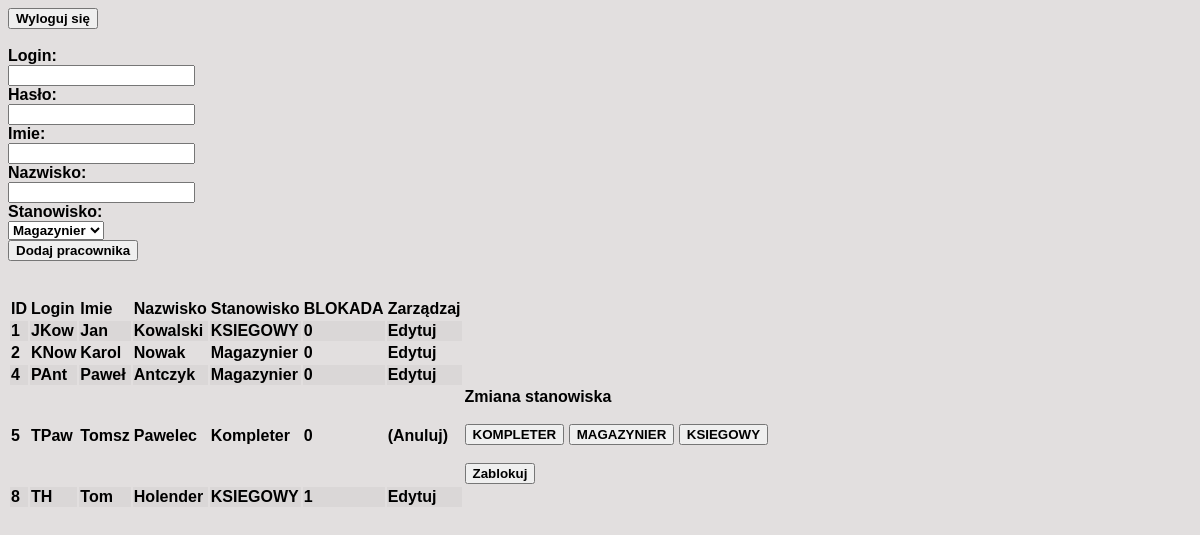
The page /mag/kadra.php?edit=5 on the database its author committed.
### tables this page shows
CREATE TABLE `pracownik` (
  `ID_PRACOWNIKA` int(11) NOT NULL,
  `IMIE` varchar(30) NOT NULL,
  `NAZWISKO` varchar(50) NOT NULL,
  `STANOWISKO` varchar(20) NOT NULL,
  `DATA_ZATRUDNIENIA` date NOT NULL,
  `HASLO` varchar(30) NOT NULL,
  `LOGIN` varchar(30) NOT NULL,
  `BLOKADA` tinyint(1) NOT NULL
);

### mag/kadra.php (the view, shortened to what this page needs)
<!DOCTYPE HTML>
<html>
<head>
	<link rel="stylesheet" type="text/css" href="style.css">
</head>
<body>
<?php
$conn = mysqli_connect("localhost", "root", "", "magazyn");
mysqli_query($conn, 'SET NAMES utf8');
mysqli_query($conn, 'SET CHARACTER SET utf8');
mysqli_query($conn, "SET collation_connection = utf8_polish_ci");
?>
<form action="klient.php" method="post">
	<button type="submit">Wyloguj się</button>
</form>
<form action="kadra-dodaj.php" method="post">
<br>
		Login:
		<br>
		<input type="text" name="login" required>
		<br>
		Hasło:
		<br>
		<input type="password" name="haslo"	required>
		<br>
		Imie:
		<br>
		<input type="text" name="imie" required>
		<br>
		Nazwisko:
		<br>
		<input type="text" name="nazwisko" required>
		<br>
		Stanowisko:
		<br>
		<select name="stanowisko" required>
		<option>Magazynier</option>
		</select>
		<br>
		<input type="submit" value="Dodaj pracownika">
</form>
<br>
<br>
<table class="tab">
<tr>
<td><b>ID</b></td>
<td><b>Login</b></td>
<td><b>Imie</b></td>
<td><b>Nazwisko</b></td>
<td><b>Stanowisko</b></td>
<td><b>BLOKADA</b></td>
<td><b>Zarządzaj</b></td>
</tr>
<?php
	$result = mysqli_query($conn, "SELECT * FROM PRACOWNIK where STANOWISKO != 'Administrator'");
	while($row = mysqli_fetch_assoc($result))
	{
		$stan=$row['STANOWISKO'];
		$idu=$row['ID_PRACOWNIKA'];
		$log=$row['LOGIN'];
		$akt=$row['BLOKADA'];
		$im=$row['IMIE'];
		$naz=$row['NAZWISKO'];
		echo '<tr>';
		echo '<td>';
		echo $idu;
		echo '</td>';
		echo '<td>';
		echo $log;
		echo '</td>';
		echo '<td>';
		echo $im;
		echo '</td>';
		echo '<td>';
		echo $naz;
		echo '</td>';
		echo '<td>';
		echo $stan;
		echo '</td>';
		echo '<td>';
		echo $akt;
		echo '</td>';
		echo '<td>';
		if($_GET['edit'] == $idu)
		{
		echo '<a href="kadra.php?edit="';
		echo $idu;
		echo '"> (Anuluj)</a>';
		}
		else
		{
		echo '<a href="kadra.php?edit=';
		echo $idu;
		echo '">Edytuj</a>';
		}
		echo '</td>';
		if($_GET['edit']==$idu)
		{
		?>
		<td>
		<b class="nag2">Zmiana stanowiska</b>
		<br>
		<br>
		<form action="kadra-zmien.php" method="post">
		<button type="submit" name="upr" value="3">KOMPLETER</button>
		<button type="submit" name="upr" value="1">MAGAZYNIER</button>
		<button type="submit" name="upr" value="2">KSIEGOWY</button>
		</form>
		<br>
		<form action="kadra-zmien.php" method="post">
		<?php
		if ($akt == 0) echo '<button type="submit" name="blok" value="0">Zablokuj</button>';
		else echo '<button type="submit" name="blok" value="1">Odblokuj</button>';
		echo '</form>';
	}
	}
?>
</body>
</html>

### mag/style.css (style rules this page uses)
* { box-sizing: border-box; font-family: 'Franklin Gothic Medium', 'Arial Narrow', Arial, sans-serif; font-weight: bold; }
body { background: rgb(226, 223, 223); }
a { text-align: center; color: black; text-decoration: none; }
tr:nth-child(even) { background-color: rgba(128, 128, 128, 0.089); }

### rows shown on the page
pracownik: ID_PRACOWNIKA "1", LOGIN "JKow", IMIE "Jan", NAZWISKO "Kowalski", STANOWISKO "KSIEGOWY", BLOKADA "0"
pracownik: ID_PRACOWNIKA "2", LOGIN "KNow", IMIE "Karol", NAZWISKO "Nowak", STANOWISKO "Magazynier", BLOKADA "0"
pracownik: ID_PRACOWNIKA "4", LOGIN "PAnt", IMIE "Paweł", NAZWISKO "Antczyk", STANOWISKO "Magazynier", BLOKADA "0"
pracownik: ID_PRACOWNIKA "5", LOGIN "TPaw", IMIE "Tomsz", NAZWISKO "Pawelec", STANOWISKO "Kompleter", BLOKADA "0", shows "Zablokuj"
pracownik: ID_PRACOWNIKA "8", LOGIN "TH", IMIE "Tom", NAZWISKO "Holender", STANOWISKO "KSIEGOWY", BLOKADA "1"
